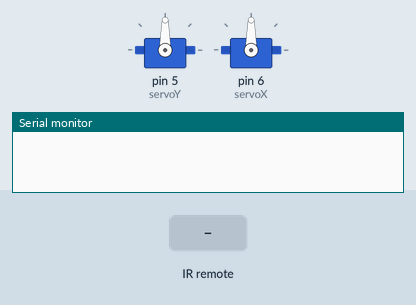
Simulated run of this sketch. Board: Arduino Uno, built with avr-gcc and run on an emulated ATmega328P. On the bench: 2 × servo, the last lines printed to the serial monitor. The inputs (shaded band) are chosen by the test bench.

Above: at 1.2 s.
1.3 s: infrared code 0xB946FF00 received
At 1.62 s:
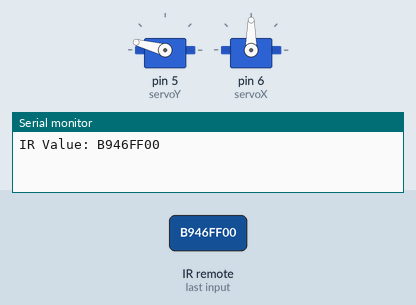
4.3 s: infrared code 0xBF40FF00 received
At 4.5 s:
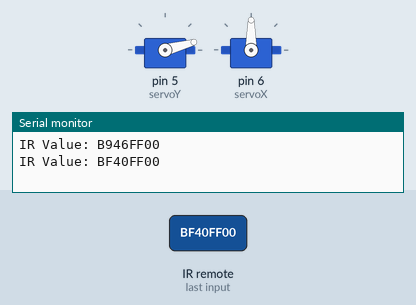
At 4.87 s:
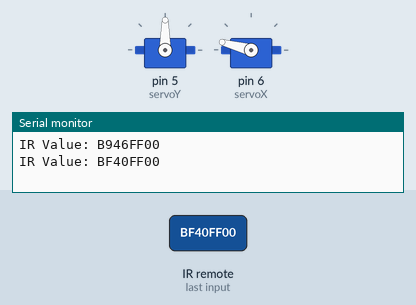
7.3 s: infrared code 0xBB44FF00 received
Timing chart, 0 to 16.3 s (numbered marks = the images above; inputs shaded):
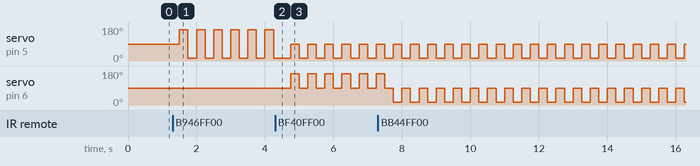

Measured:
- after the input at 1.3 s, servo on pin 5 (servoY): alternates 165° for 0.25 s and 15° for 0.25 s, starting after 0.20 s
- after the input at 4.3 s, servo on pin 6 (servoX): alternates 165° for 0.25 s and 90° for 0.25 s, starting after 0.45 s

The sketch:

Worm_robot.ino
```cpp
#include <IRremote.hpp>
#include <Servo.h>

#define IR_PIN 4 // Pin para el receptor IR

Servo servoY; // Servo para movimiento frontal
Servo servoX; // Servo para movimiento lateral

enum State {
  MOVING_FORWARD,
  TURNING_RIGHT,
  TURNING_LEFT,
  STOPPED
};

State currentState = STOPPED;
unsigned long lastUpdateTime = 0;
const unsigned long interval = 250

; // Intervalo de tiempo para movimientos

void setup() {
  servoY.attach(5); // Pin para servo frontal
  servoX.attach(6); // Pin para movimiento lateral

  IrReceiver.begin(IR_PIN, ENABLE_LED_FEEDBACK); // Inicializar receptor IR
  Serial.begin(9600); // Inicializar comunicación serial
}

void loop() {
  if (IrReceiver.decode()) {
    uint32_t irValue = IrReceiver.decodedIRData.decodedRawData;
    Serial.print("IR Value: ");
    Serial.println(irValue, HEX); // Imprimir el valor recibido para depuración

    // Manejar el comando IR
    switch (irValue) {
      case 0xB946FF00: // Comando CH (mover adelante)
        currentState = MOVING_FORWARD;
        break;
      case 0xBF40FF00: // Comando Rev> (girar derecha)
        currentState = TURNING_RIGHT;
        break;
      case 0xBB44FF00: // Comando Rev< (girar izquierda)
        currentState = TURNING_LEFT;
        break;
      case 0xBC43FF00: // Comando Play (detener)
        currentState = STOPPED;
        break;
      default:
        Serial.println("Unknown command"); // Imprimir si se recibe un comando desconocido
        break;
    }

    IrReceiver.resume(); // Recibir el siguiente comando
  }

  unsigned long currentTime = millis();
  if (currentTime - lastUpdateTime >= interval) {
    lastUpdateTime = currentTime;

    // Ejecutar las funciones según el estado actual
    switch (currentState) {
      case MOVING_FORWARD:
        moverAdelante();
        break;
      case TURNING_RIGHT:
        girarDerecha();
        break;
      case TURNING_LEFT:
        girarIzquierda();
        break;
      case STOPPED:
        detener();
        break;
    }
  }
}

void moverAdelante() {
  static bool position = false;
  if (position) {
    servoY.write(15);
  } else {
    servoY.write(165);
  }
  position = !position;
  servoX.write(90);
}

void girarDerecha() {
  static bool position = false;
  if (position) {
    servoY.write(90); // Jala derecha
    servoX.write(165);
  } else {
    servoY.write(15); // Jala arriba
    servoX.write(90);
  }
  position = !position;
}

void girarIzquierda() {
  static bool position = false;
  if (position) {
    servoY.write(90); // Jala derecha
    servoX.write(15);
  } else {
    servoY.write(15); // Jala arriba
    servoX.write(90);
  }
  position = !position;
}

void detener() {
  servoX.write(90); // Detener movimiento
  servoY.write(90); // Detener movimiento
}


/*
Codes:
CH-: 0xBA45FF00 /3125149440
CH: 0xB946FF00/3108437760
CH+: 0xB847FF00/3091726080
Rev< : 0xBB44FF00/3141861120
Rev>:0xBF40FF00/3208707840
Play: 0xBC43FF00/3158572800
Vol-:0xF807FF00/4161273600
Vol+:0xEA15FF00/3927310080
Eq: 0xF609FF00/4127850240
0: 0xE916FF00/3910598400
100+: 0xE619FF00/3860463360
200+: 0xF20DFF00/4061003520
1: 0xF30CFF00/4077715200
2: 0xE718FF00/3877175040
3: 0xA15EFF00/2707357440
4: 0xF708FF00/4144561920
5: 0xE31CFF00/3810328320
6: 0xA55AFF00/2774204160
7: 0xBD42FF00/3175284480
8: 0xAD52FF00/2907897600
9: 0xB54AFF00/3041591040

*/
```
